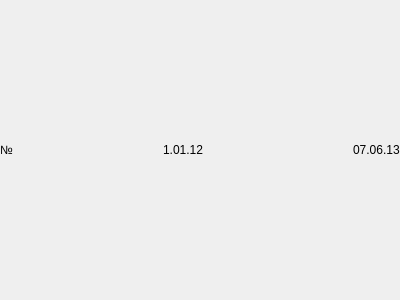
<?xml version="1.0" encoding="UTF-8"?>
<ui version="4.0">
 <class>RentWidget</class>
 <widget class="QWidget" name="RentWidget">
  <property name="geometry">
   <rect>
    <x>0</x>
    <y>0</y>
    <width>400</width>
    <height>300</height>
   </rect>
  </property>
  <property name="windowTitle">
   <string>Form</string>
  </property>
  <layout class="QGridLayout" name="gridLayout">
   <property name="margin">
    <number>0</number>
   </property>
   <item row="0" column="0">
    <layout class="QVBoxLayout" name="mainLayout">
     <item>
      <layout class="QHBoxLayout" name="horizontalLayout">
       <item>
        <widget class="QLabel" name="mpNumber">
         <property name="text">
          <string>№</string>
         </property>
        </widget>
       </item>
       <item>
        <spacer name="horizontalSpacer">
         <property name="orientation">
          <enum>Qt::Horizontal</enum>
         </property>
         <property name="sizeHint" stdset="0">
          <size>
           <width>40</width>
           <height>20</height>
          </size>
         </property>
        </spacer>
       </item>
       <item>
        <widget class="QLabel" name="mpDateCreate">
         <property name="text">
          <string>1.01.12</string>
         </property>
        </widget>
       </item>
       <item>
        <spacer name="horizontalSpacer_2">
         <property name="orientation">
          <enum>Qt::Horizontal</enum>
         </property>
         <property name="sizeHint" stdset="0">
          <size>
           <width>40</width>
           <height>20</height>
          </size>
         </property>
        </spacer>
       </item>
       <item>
        <widget class="QLabel" name="mpDateRead">
         <property name="text">
          <string>07.06.13</string>
         </property>
        </widget>
       </item>
      </layout>
     </item>
    </layout>
   </item>
  </layout>
 </widget>
 <resources/>
 <connections/>
</ui>
